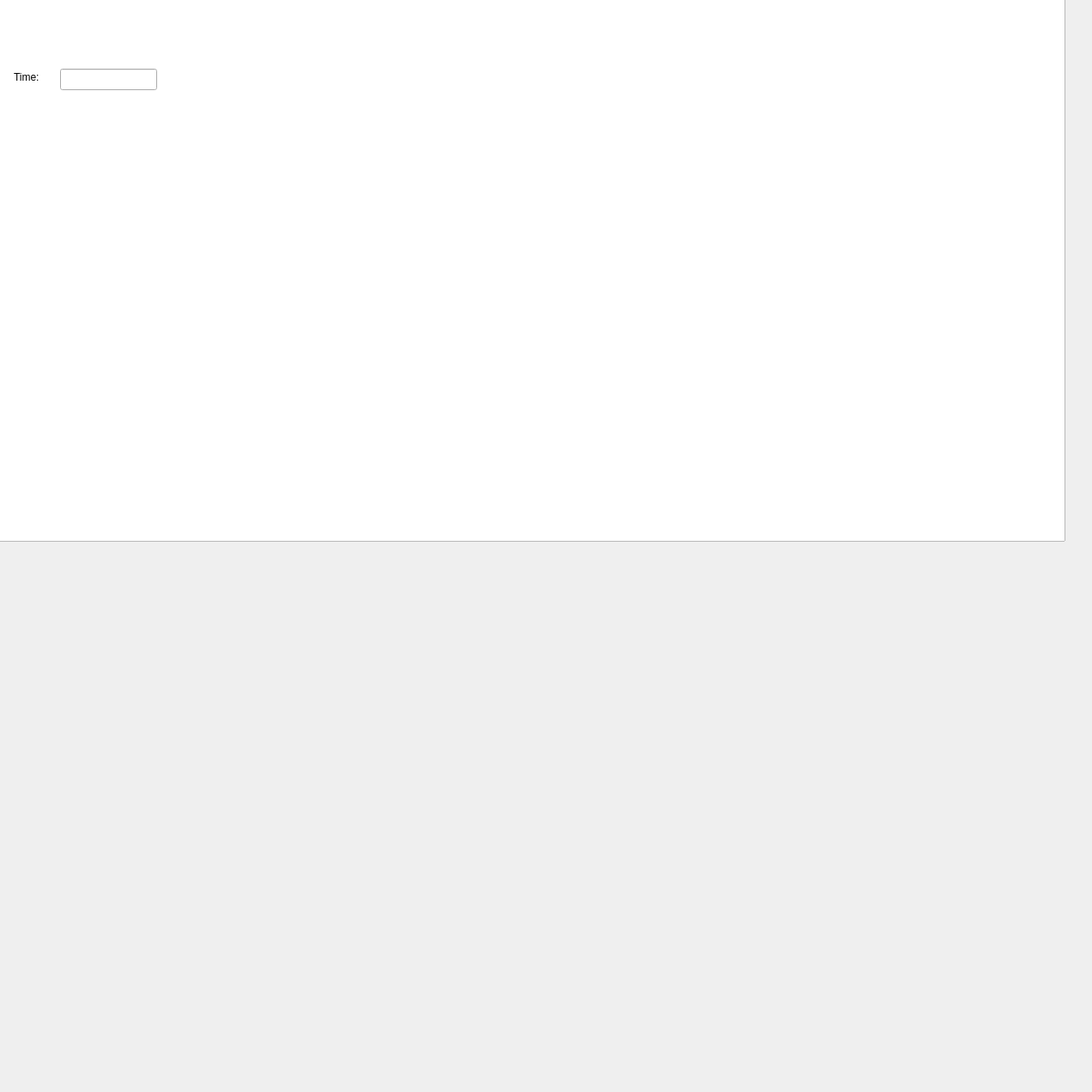
<?xml version="1.0" encoding="UTF-8"?>
<ui version="4.0">
 <class>Dialog</class>
 <widget class="QDialog" name="Dialog">
  <property name="geometry">
   <rect>
    <x>0</x>
    <y>0</y>
    <width>1272</width>
    <height>1272</height>
   </rect>
  </property>
  <property name="windowTitle">
   <string>Dialog</string>
  </property>
  <widget class="QGraphicsView" name="graphicsView">
   <property name="geometry">
    <rect>
     <x>-10</x>
     <y>-40</y>
     <width>1251</width>
     <height>671</height>
    </rect>
   </property>
   <property name="minimumSize">
    <size>
     <width>1251</width>
     <height>671</height>
    </size>
   </property>
  </widget>
  <widget class="QLabel" name="label">
   <property name="geometry">
    <rect>
     <x>16</x>
     <y>80</y>
     <width>51</width>
     <height>20</height>
    </rect>
   </property>
   <property name="text">
    <string>Time:</string>
   </property>
  </widget>
  <widget class="QLineEdit" name="lineEdit">
   <property name="geometry">
    <rect>
     <x>70</x>
     <y>80</y>
     <width>113</width>
     <height>25</height>
    </rect>
   </property>
   <property name="text">
    <string/>
   </property>
  </widget>
 </widget>
 <layoutdefault spacing="6" margin="11"/>
 <resources/>
 <connections/>
</ui>
